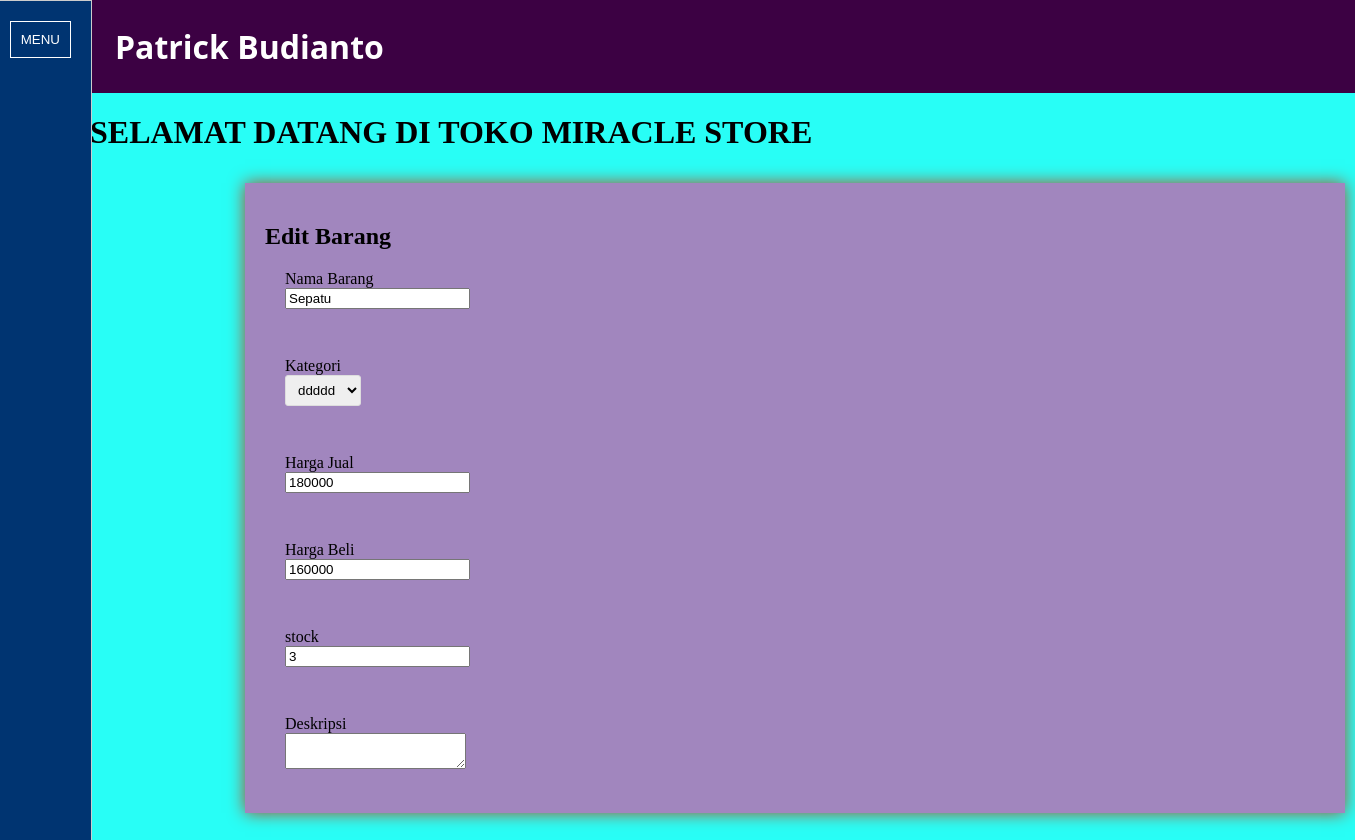
Screenshot of /edit_barang.php?id=28 with the database file from the repository.
### tables this page shows
CREATE TABLE `barang` (
  `id_barang` int(11) NOT NULL,
  `id_kategori` int(11) NOT NULL,
  `nama_barang` varchar(50) NOT NULL,
  `harga_beli` decimal(10,0) NOT NULL,
  `harga_jual` decimal(10,0) NOT NULL,
  `stock` int(11) NOT NULL,
  `deskripsi` varchar(100) NOT NULL,
  `gambar` varchar(100) NOT NULL
);

### edit_barang.php (the view, shortened to what this page needs)
<?php
include 'koneksi.php';
$id = $_GET['id'];
$sql = "SELECT * FROM barang WHERE id_barang = '{$id}'";
$result = mysqli_query($conn, $sql);
$data = mysqli_fetch_array($result);
?>
<link rel="stylesheet" type="text/css" href="style2.css">
 <div class="content_a">
  <div class="daftar">
  <div class="main">
     <h2>Edit Barang</h2>
     <form action="edit_barang.php" method="post" enctype="multipart/form-data" />
       <div class="input">
        <label>Nama Barang</label><br>
         <input type="text" name="nama_barang" value="<?php echo $data ['nama_barang']; ?>" />
       </div><br>
       <div class="input">
       <label>Kategori</label><br>
       <select name="kategori">
         <?php
         include 'koneksi.php' ;
         $sql = 'SELECT * FROM kategori';
         $result = mysqli_query($conn, $sql);
          ?>
          <?php while ($row = mysqli_fetch_array($result)):?>
            <option value="<?php echo $row['id_kategori'];?>"><?php echo $row['nama_kategori'];?></option>
            <?php endwhile; ?>
       </select>
       </div> <br>
       <div class="input">
        <label>Harga Jual</label><br>
        <input type="text" name="harga_jual" value="<?php echo $data ['harga_jual']; ?>" />
        </div><br>
        <div class="input">
        <label>Harga Beli</label><br>
        <input type="text" name="harga_beli" value="<?php echo $data ['harga_beli']; ?>" />
        </div><br>
       <div class="input">
        <label>stock</label><br>
        <input type="text" name="stock" value="<?php echo $data ['stock']; ?>" />
        </div><br>
       <div class="input">
        <label>Deskripsi</label><br>
        <textarea type="text" name="deskripsi" value="<?php echo $data ['deskripsi']; ?>" ></textarea>
        </div><br>
  </div>
</div>
</div>

### style1.css (style rules this page uses)
body { padding: 0; margin: 0; background-color: #28fef6; }

### style2.css (style rules this page uses)
.content_a { position: relative; top: 10px; left: 245px; width: 1100px; height: 630px; overflow: scroll; box-shadow: 0 0 1em #b64a24; background-color: #a186be; }
.main { padding: 20px; }
form { margin: 20px; }
.input, .submit { margin: 15px 0; }
.input label { display: inline-block; width: 150px; }
.input select, .input input [type="text"] { border-radius: 3px; border: 1px solid #ddd; padding: 6px 8px; }

### rows the page displays
barang: nama_barang "Sepatu", harga_jual "180000", harga_beli "160000", stock "3"

### other values shown
form field kategori "ddddd"
